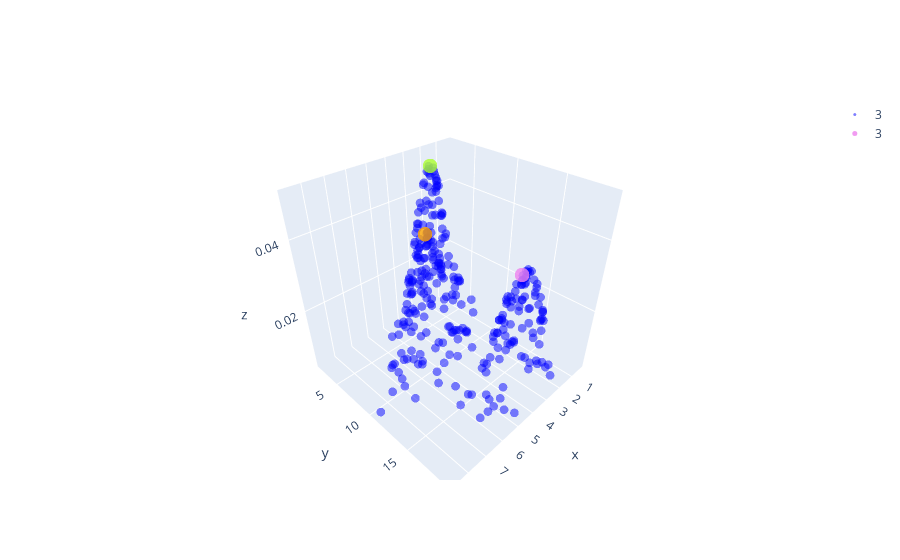

The notebook cell this image was saved under:
### Markdown cell above
In this case, I think it would be possible to merge the three datasets and show a contour plot of the data and mark manually each dataset based on a centroid value. But this is not true when we think of datasets that are not well separated as this one.

### Code cell
fig = go.Figure()

#calculate centroid with list comprehension
centroids = np.asarray([np.mean(mod_sample[labels==l[i],:],axis=0) for i in range(len(l))])
    
# construct a gaussian kernel density estimate of the distribution
kde = KernelDensity(bandwidth=0.5, kernel='gaussian')
kde.fit(mod_sample)

density = np.exp(kde.score_samples(mod_sample))
#Z = Z.reshape(X.shape)

fig.add_trace(go.Scatter3d(x=mod_sample[:,0], y=mod_sample[:,1], z=density, name=str(l[i]) , mode='markers', 
                           marker=dict(size=3,
                                       color='blue',  # set color to an array/list of desired values
                                       opacity=0.5))) 

max_density = [np.max(density[labels==l[i],]) for i in range(len(l))]

fig.add_trace(go.Scatter3d(x=centroids[:,0], y=centroids[:,1], z=max_density, name=str(l[i]) , mode='markers', 
                           marker=dict(size=5,
                                       color=colors,  # set color to an array/list of desired values
                                       opacity=0.8)))
py.offline.iplot(fig)

### Figure 1 — Plotly figure (JSON) as saved in the notebook; plotly's stock layout.template omitted (floating-point values rounded to 4 significant figures; data arrays with more than 128 entries replaced by an {"elided": "..."} marker saying what was removed)
{"data": [{"marker": {"color": "blue", "opacity": 0.5, "size": 3}, "mode": "markers", "name": "3", "type": "scatter3d", "x": {"elided": "300 float values"}, "y": {"elided": "300 float values"}, "z": {"elided": "300 float values"}}, {"marker": {"color": ["violet", "greenyellow", "orange"], "opacity": 0.8, "size": 5}, "mode": "markers", "name": "3", "type": "scatter3d", "x": [3.999, 2.857, 5.888], "y": [17.14, 4.887, 10.9], "z": [0.03779, 0.05026, 0.04467]}], "layout": {}}
